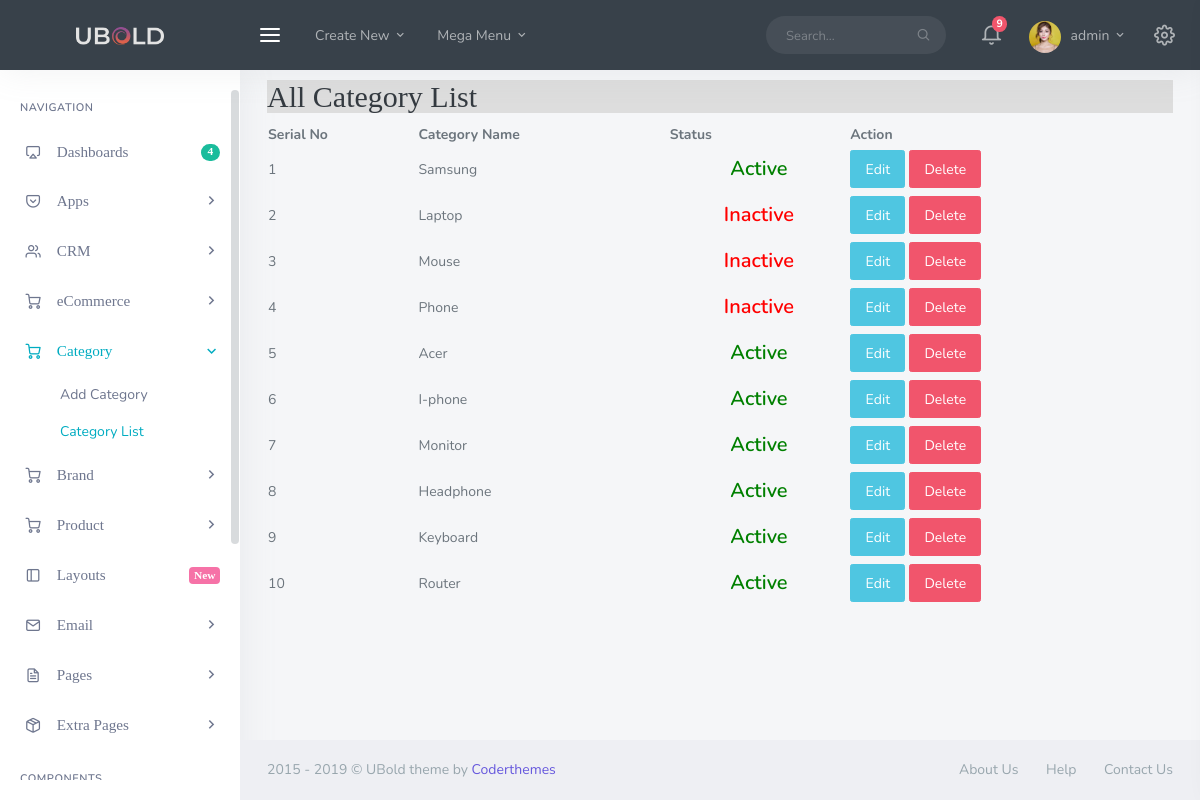
Before: /admin/eco-categoryList.php (signed in) with the older database file.
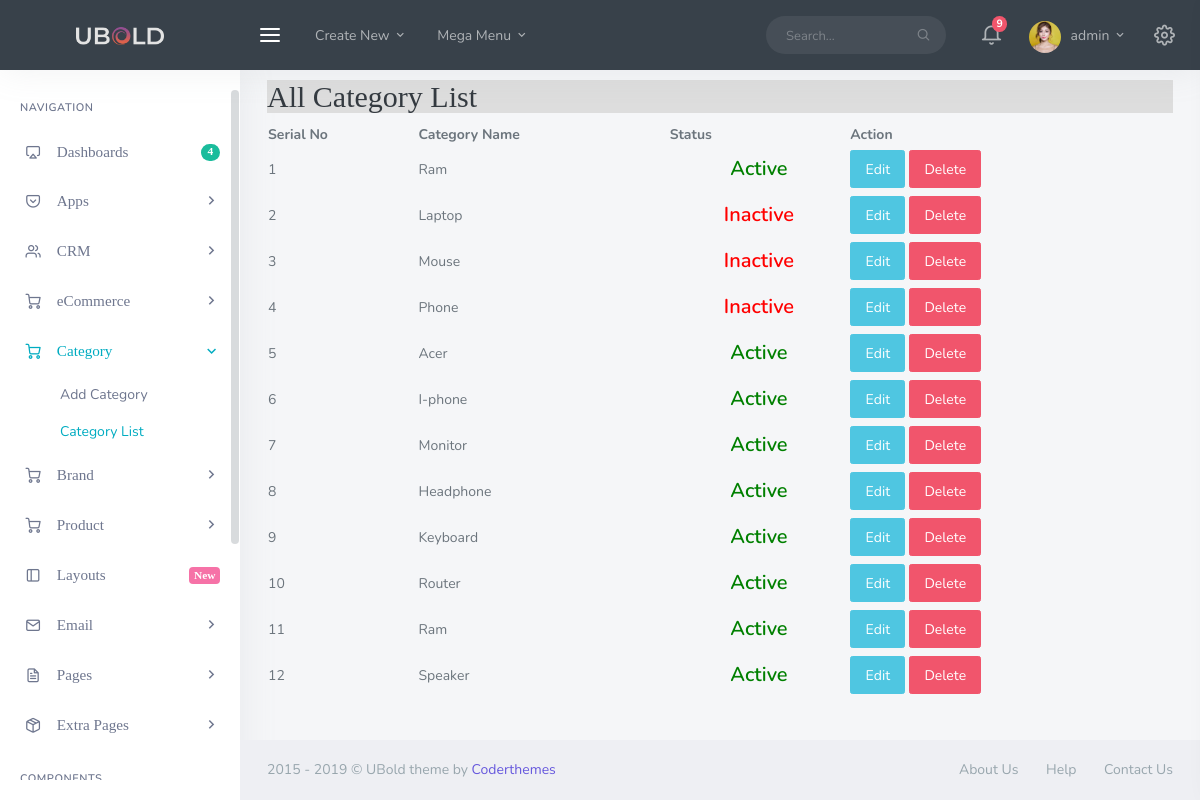
After: the same page with the newer database file.
### tables this page shows
CREATE TABLE `tbl_category` (
  `catId` int(11) NOT NULL,
  `cat_name` varchar(255) DEFAULT NULL,
  `status` int(2) DEFAULT NULL
);

### lib/database.php (called while the page is built, shortened)
<?php
 class Database{
     	public $host   	= DB_HOST;
    	public $user  	= DB_USER;
        public $pass 	= DB_PASS;
        public $dbname	= DB_NAME;
         public $link;
         private function connectdb(){
			 $this->link = new mysqli($this->host, $this->user, $this->pass, $this->dbname);
		 }
         public function select($query){
         	$result = $this->link->query($query) or die ($this->link->error.__LINE__);
         		if($result->num_rows>0){
         			return $result;
         		}else{
         			return false;
         		}
         }
 }
?>

### admin/eco-categoryList.php (the view, shortened to what this page needs)
<?php include('inc/header.php')?>
<?php include('inc/leftsideber.php')?>
<?php include('../classes/category.php')?>
<?php $catList=new Category();?>
            <div class="content-page">
                <div class="content">
                    <div class="container-fluid">
                        <div class="row">
                            <div class="col-12">
                            <div class="page-header bg-secondary text-white">
                            <h2>All Category List</h2>
                            </div>
                            <table id="example" class="display nowrap" style="width:100%">
					 <thead>
                            <tr>
                                <th>Serial No</th>
                                <th>Category Name</th>
                                <th>Status</th>
                                <th>Action</th>
                            </tr>
                        </thead>
                        <tbody>
                            <?php
                            $getcat=$catList->getAllCatlist();
                            if ($getcat) {
                                $i=1;
                                while ($row=$getcat->fetch_assoc()) {?>
                            <tr>
                                <td><?php echo $i++;?></td>
                                <td><?php echo $row['cat_name']?></td>
                                <?php
                                if ($row['status']==0) {?>
                                    <td id="status-text-active">Active</td>
                                <?php }
                                else{?>
                                <td id="status-text-inactive">Inactive</td>
                                <?php }
                                ?>
                                <td><a href="eco-categoryEdit.php?id=<?php echo $row['catId']?>" class="btn btn-info">Edit</a> <a href="?delId=<?php echo $row['catId']?>" onclick="return confirm('Are You Sure To Delete')" class="btn btn-danger">Delete</a></td>
                            </tr>
                                <?php }
                            }
                            ?>
                        </tbody>
                    </table>
                            </div>
                        </div>
                    </div>
                </div>
<?php include('inc/footer.php')?>

Changed rows visible on the page:
changed tbl_category (number 1 of 12 on the later page): cat_name "Samsung" → "Ram"
added tbl_category: cat_name "Ram", shows "Active"
added tbl_category: cat_name "Speaker", shows "Active"
